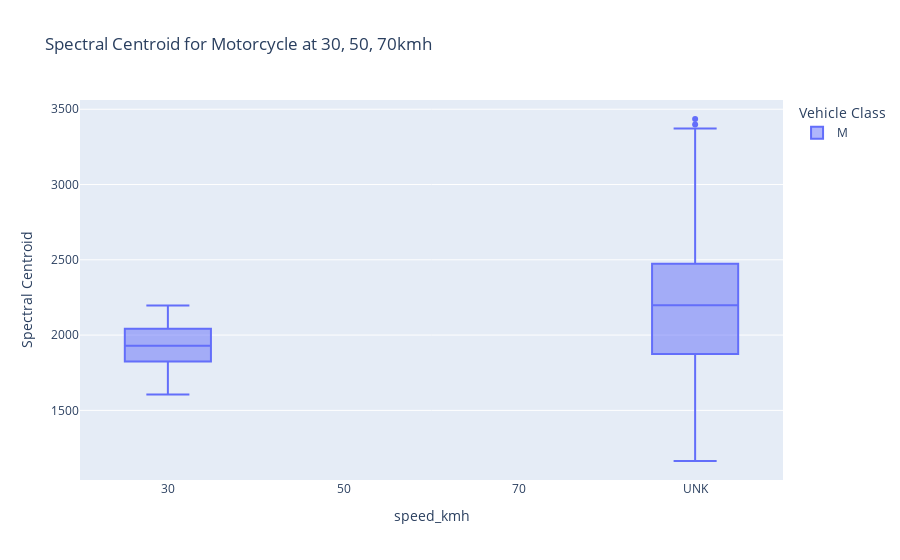

Notebook cell for this chart:
### Code cell
# Die Variable „df“ wurde aus dem URI geladen: /Users/jakob/Library/CloudStorage/OneDrive-student.kit.edu/Studium/02_Master/4. Semester/seminar/RTN-jakob/df_dataset_merged.xlsx
import pandas as pd
df = pd.read_excel(r'/Users/jakob/Library/CloudStorage/OneDrive-student.kit.edu/Studium/02_Master/4. Semester/seminar/RTN-jakob/df_dataset_merged.xlsx')

# Zeilen basierend auf Spalte filtern: 'vehicle'
df = df[df['vehicle'] == "M"]

# Zeilen basierend auf Spalte filtern: 'microphone'
df = df[df['microphone'] == "SE"]

import pandas as pd
import plotly.express as px

# Erstelle den Boxplot
fig = px.box(
    df,
    x='speed_kmh',  # Fahrzeugklassen (z. B. Bus, Car, Motorcycle, Truck)
    y='spectral_centroid',
    title='Spectral Centroid for Motorcycle at 30, 50, 70kmh',
    labels={'vehicle': 'Vehicle Class', 'spectral_centroid': 'Spectral Centroid'},
    color='vehicle',  # Optional: Farben für verschiedene Fahrzeugklassen
    category_orders={'speed_kmh': [30, 50, 70]}  # Feste Reihenfolge für die x-Achse
)

# Zeige den Plot
fig.show()

### Figure 1 — Plotly figure (JSON) as saved in the notebook; plotly's stock layout.template omitted (floating-point values rounded to 4 significant figures; data arrays with more than 128 entries replaced by an {"elided": "..."} marker saying what was removed)
{"data": [{"alignmentgroup": "True", "hovertemplate": "Vehicle Class=M<br>speed_kmh=%{x}<br>Spectral Centroid=%{y}<extra></extra>", "legendgroup": "M", "marker": {"color": "#636efa"}, "name": "M", "notched": false, "offsetgroup": "M", "orientation": "v", "showlegend": true, "type": "box", "x": {"elided": "251 str values"}, "x0": " ", "xaxis": "x", "y": {"elided": "251 float values"}, "y0": " ", "yaxis": "y"}], "layout": {"boxmode": "group", "legend": {"title": {"text": "Vehicle Class"}, "tracegroupgap": 0}, "title": {"text": "Spectral Centroid for Motorcycle at 30, 50, 70kmh"}, "xaxis": {"anchor": "y", "categoryarray": [30, 50, 70], "categoryorder": "array", "domain": [0, 1], "title": {"text": "speed_kmh"}}, "yaxis": {"anchor": "x", "domain": [0, 1], "title": {"text": "Spectral Centroid"}}}}
